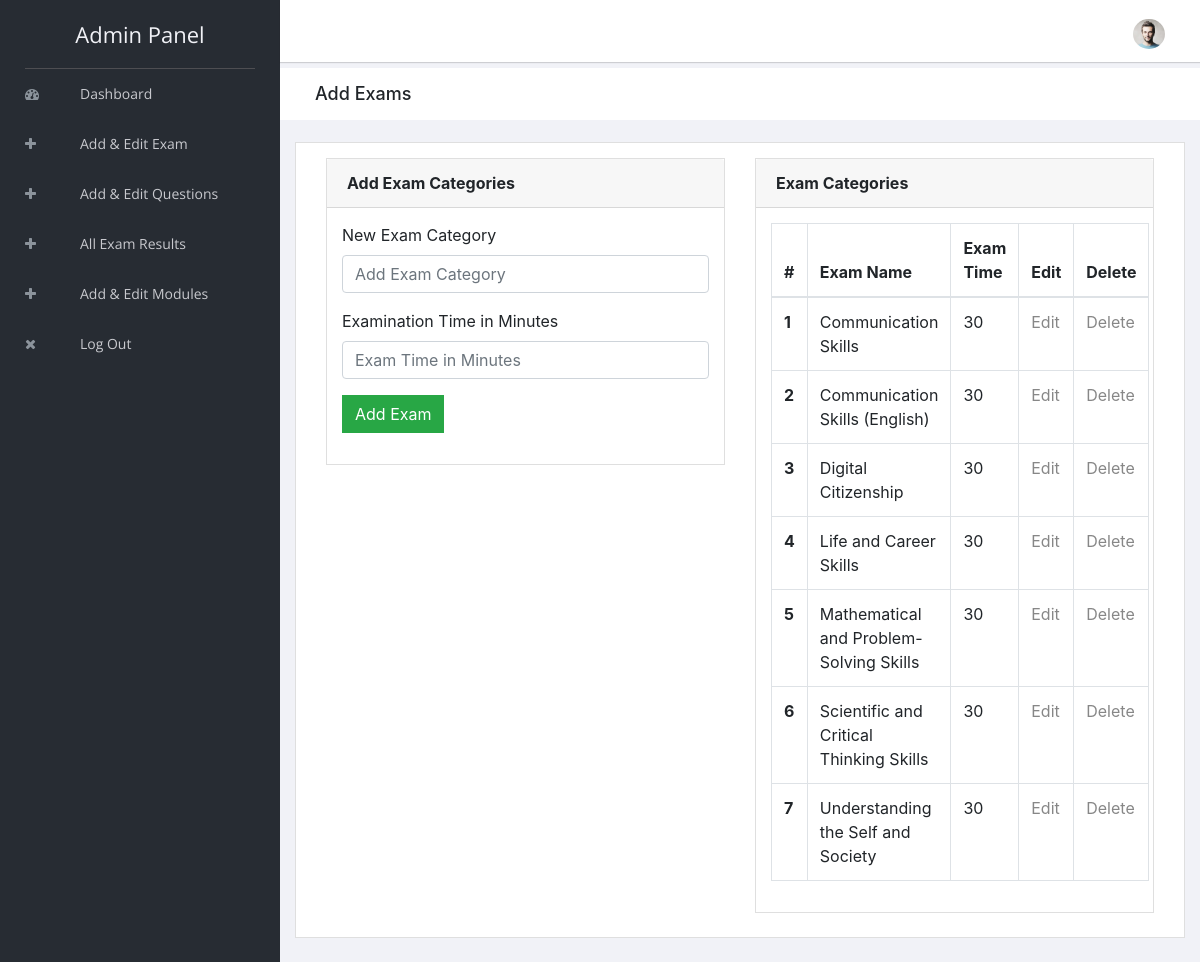
The page /admin/exam_category.php (signed in) on the database its author committed.
### tables this page shows
CREATE TABLE `exam_category` (
  `id` int(5) NOT NULL,
  `category` varchar(100) NOT NULL,
  `exam_time_in_minutes` varchar(5) NOT NULL
);

### admin/exam_category.php (the view, shortened to what this page needs)
<?php
include "header.php";
include "../connection.php";
    ?>
        <div class="breadcrumbs">
            <div class="col-sm-4">
                <div class="page-header float-left">
                    <div class="page-title">
                        <h1>Add Exams</h1>
                    </div>
                </div>
            </div>
        </div>
        <div class="content mt-3">
            <div class="animated fadeIn">
                <div class="row">
                    <div class="col-lg-12">
                        <div class="card">
                            <form name="form1" action="" method="post">
                            <div class="card-body">
                                <div class="col-lg-6">
                                    <div class="card">
                                        <div class="card-header"><strong>Add Exam Categories</strong>
                                        </div>
                                        <div class="card-body card-block">
                                        <div class="form-group"><label for="company"
                                            class=" form-control-label">
                                            New Exam Category</label><input type="text"
                                            name="examname" placeholder="Add Exam Category"
                                            class="form-control">
                                        </div>
                                        <div class="form-group"><label for="vat"
                                            class=" form-control-label">
                                            Examination Time in Minutes</label><input type="text"
                                            placeholder="Exam Time in Minutes" class="form-control" name="examtime">
                                        </div>
                                        <div class="form-group">
                                            <input type="submit" name="submit1" value="Add Exam" class="btn btn-success">
                                        </div>
                                    </div>
                                </div>
                            </div>
                                    <div class="col-lg-6">
                                <div class="card">
                                    <div class="card-header">
                                        <strong class="card-title">Exam Categories</strong>
                                    </div>
                                    <div class="card-body">
                                        <table class="table table-bordered">
                                            <thead>
                                                <tr>
                                                    <th scope="col">#</th>
                                                    <th scope="col">Exam Name</th>
                                                    <th scope="col">Exam Time</th>
                                                    <th scope="col">Edit</th>
                                                    <th scope="col">Delete</th>
                                                </tr>
                                            </thead>
                                            <tbody>
                                            <?php
                                                $count=0;
                                                $res=mysqli_query($link, "select * from exam_category");
                                                while($row=mysqli_fetch_array($res))
                                                {
                                                    $count=$count+1;
                                                    ?>
                                                        <tr>
                                                            <th scope="row"><?php echo $count; ?> </th>
                                                            <td><?php echo $row["category"]; ?></td>
                                                            <td><?php echo $row["exam_time_in_minutes"]; ?></td>
                                                            <td><a href="edit_exam.php?id=<?php echo $row["id"]; ?>"> Edit </a></td>
                                                            <td><a href="delete.php?id=<?php echo $row["id"]; ?>"> Delete </a></td>
                                                        </tr>
                                                    <?php
                                                }
                                            ?>
                                            </tbody>
                                        </table>
                                    </div>
                                </div>
                            </div>
                        </div>
                        </form>
                    </div>
                </div>
            </div>
        </div>
<?php
include "footer.php";
?>

### admin/header.php (shortened to what this page needs)
<!doctype html>
<html class="no-js" lang="en">
<head>
    <link rel="stylesheet" href="vendors/bootstrap/dist/css/bootstrap.min.css">
    <link rel="stylesheet" href="vendors/font-awesome/css/font-awesome.min.css">
    <link rel="stylesheet" href="vendors/themify-icons/css/themify-icons.css">
    <link rel="stylesheet" href="vendors/flag-icon-css/css/flag-icon.min.css">
    <link rel="stylesheet" href="vendors/selectFX/css/cs-skin-elastic.css">
    <link rel="stylesheet" href="assets/css/style.css">
</head>
<body>
    <aside id="left-panel" class="left-panel">
        <nav class="navbar navbar-expand-sm navbar-default">
            <div class="navbar-header">
                <a class="navbar-brand" href="./">
                    Admin Panel
                </a>
            </div>
            <div id="main-menu" class="main-menu collapse navbar-collapse">
                <ul class="nav navbar-nav">
                    <li>
                        <a href="index.html"> <i class="menu-icon fa fa-dashboard"></i>Dashboard </a>
                    </li>
                    <li>
                        <a href="exam_category.php"> <i class="menu-icon fa fa-plus"></i>Add & Edit Exam </a>
                    </li>
                    <li>
                        <a href="add_edit_exam_questions.php"> <i class="menu-icon fa fa-plus"></i>Add & Edit Questions </a>
                    </li>
                    <li>
                        <a href="old-exam-results.php"> <i class="menu-icon fa fa-plus"></i>All Exam Results </a>
                    </li>
                    <li>
                        <a href="admin_modules.php"> <i class="menu-icon fa fa-plus"></i>Add & Edit Modules </a>
                    </li>
                    <li>
                        <a href="index.html"> <i class="menu-icon fa fa-close"></i>Log Out </a>
                    </li>
                </ul>
            </div>
        </nav>
    </aside>
    <div id="right-panel" class="right-panel">
        <header id="header" class="header">
            <div class="header-menu">
                <div class="col-sm-7">
                </div>
                <div class="col-sm-5">
                    <div class="user-area dropdown float-right">
                        <a href="#" class="dropdown-toggle" data-toggle="dropdown" aria-haspopup="true" aria-expanded="false">
                            <img class="user-avatar rounded-circle" src="images/admin.jpg" alt="User Avatar">
                        </a>
                    </div>
                </div>
            </div>
        </header>

### admin/footer.php (shortened to what this page needs)
</body>
</html>

### rows shown on the page
exam_category: category "Communication Skills", exam_time_in_minutes "30"
exam_category: category "Communication Skills (English)", exam_time_in_minutes "30"
exam_category: category "Digital Citizenship", exam_time_in_minutes "30"
exam_category: category "Life and Career Skills", exam_time_in_minutes "30"
exam_category: category "Mathematical and Problem-Solving Skills", exam_time_in_minutes "30"
exam_category: category "Scientific and Critical Thinking Skills", exam_time_in_minutes "30"
exam_category: category "Understanding the Self and Society", exam_time_in_minutes "30"
